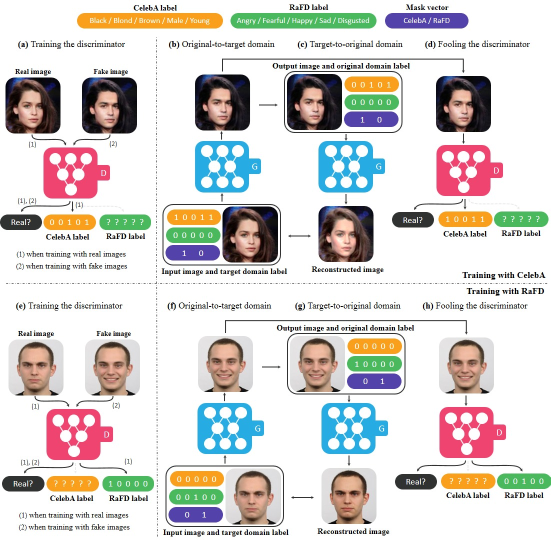
#> input picture stargan-master/jpg/model2.jpg, 1101 x 1079 px, given in place of untitled.png, which was not available (shown at 1/2 size)
$ jupyter execute --allow-errors opencv_eyes_detection.ipynb   (text cells are left out)
#> lines starting #> are read from the running program, lines starting #| are printed output that depends on the picture; pictures that were not available may be replaced by others from this repository, and a replacement may not be noted
[cell 1]
import cv2

#Setup the enviorment by linking to the Haar Cascades Models

face_cascade = cv2.CascadeClassifier('haarcascades/haarcascade_frontalface_default.xml')
eye_cascade = cv2.CascadeClassifier('haarcascades/haarcascade_eye.xml')

[cell 2]
img = cv2.imread(r'C:\Users\YongTaek\Desktop\untitled.png')
#> img is the input picture: shape (1079, 1101, 3); mean B, G, R 209.5, 212.2, 215.9

# Resize the image to save space and be more manageable.
# We do this by calculating the ratio of the new image to the old image
r = 500.0 / img.shape[1]
#> r = 0.454
dim = (500, int(img.shape[0] * r))
#> dim = (500, 490)

#Perform the resizing and store the resized image in variable resized
resized = cv2.resize(img, dim, interpolation = cv2.INTER_AREA)

#Display the image
cv2.imshow('image',resized)
cv2.waitKey(0) #Before moving on, wait for a keyboard click.

[cell 3]
#Process the image - convert to BRG to grey
grey = cv2.cvtColor(resized, cv2.COLOR_BGR2GRAY)
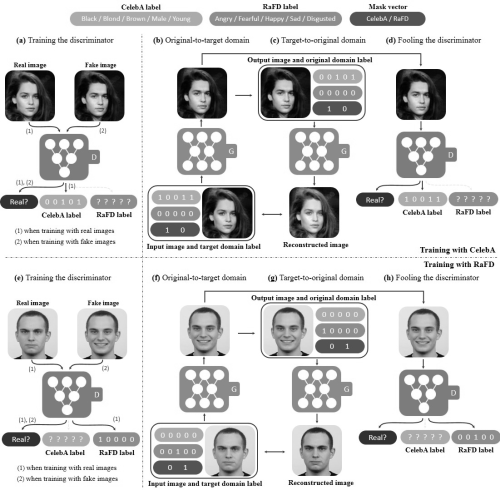
#> grey: shape (490, 500); min 1, max 255, mean 213

cv2.imshow('image',grey)
cv2.waitKey(0) #Before moving on, wait for a keyboard click.#Identify the face and eye using the haar-based classifiers.
faces = face_cascade.detectMultiScale(grey, 1.3, 5)
#> faces = 14 rows, first 6: [188, 82, 31, 31], [272, 83, 29, 29], [16, 86, 28, 28], [85, 85, 29, 29], [407, 85, 29, 29], [301, 202, 29, 29]

[cell 4]
#Identify the face and eye using the haar-based classifiers.
faces = face_cascade.detectMultiScale(grey, 1.3, 5)

for (x,y,w,h) in faces:
    cv2.rectangle(resized,(x,y),(x+w,y+h),(255,0,0),2)
    roi_grey = grey[y:y+h, x:x+w]
    roi_color = resized[y:y+h, x:x+w]
    eyes = eye_cascade.detectMultiScale(roi_grey)
#> this loop made 14 passes
#> (x, y, w, h) on passes 1 to 12: (188, 82, 31, 31), (272, 83, 29, 29), (16, 86, 28, 28), (85, 85, 29, 29), (407, 85, 29, 29), (301, 202, 29, 29), (213, 203, 28, 28), (14, 318, 35, 35), (83, 317, 36, 36), (185, 314, 37, 37), (268, 313, 40, 40), (405, 316, 36, 36)
#> pass 1, `roi_color = resized[y:y+h, x:x+w]`:
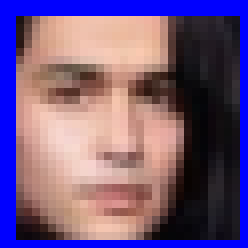
#> roi_color: shape (31, 31, 3) (shown 8 times larger); mean B, G, R 127.5, 87.6, 114.3
#> after the loop:
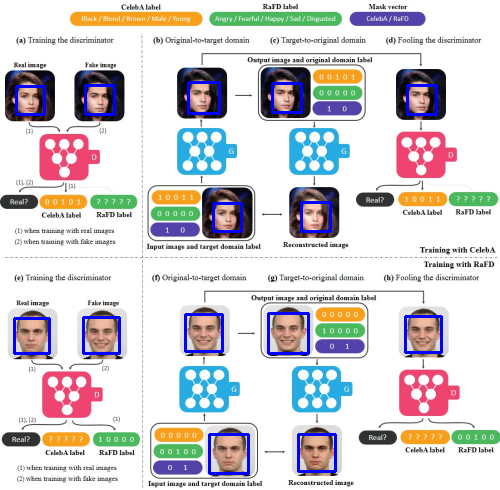
#> resized: shape (490, 500, 3); mean B, G, R 212.5, 209.3, 212.6
#> after the loop:
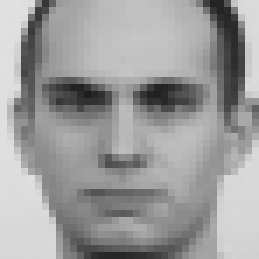
#> roi_grey: shape (37, 37) (shown 7 times larger); min 28, max 225, mean 156.4
for (ex,ey,ew,eh) in eyes:
    cv2.rectangle(roi_color,(ex,ey),(ex+ew,ey+eh),(0,255,0),2)
#> this loop made 0 passes
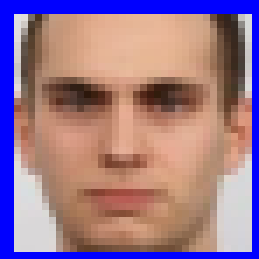
#> roi_color: shape (37, 37, 3) (shown 7 times larger); mean B, G, R 141.1, 119.4, 154.3

#Display the bounding box for the face and eyes
cv2.imshow('img',resized)
cv2.waitKey(0)
#> Out = 27

[cell 5]
import pandas as pd
import numpy as np
#Identify the face and eye using the haar-based classifiers.
faces = face_cascade.detectMultiScale(grey, 1.3, 5)

for (x,y,w,h) in faces:
    cv2.rectangle(resized,(x,y),(x+w,y+h),(255,0,0),2)
    roi_grey = grey[y:y+h, x:x+w]
    roi_color = resized[y:y+h, x:x+w]
    eyes = eye_cascade.detectMultiScale(roi_grey)
p_pan=pd.DataFrame(eyes).iloc[:,1:]
#> p_pan = table of 0 rows and 0 columns
p_pan=pd.DataFrame(eyes).T
p_pan=abs(p_pan.corr(method='pearson'))
filter_pan = p_pan[(p_pan<1) & (p_pan>0.9)]
#> filter_pan = table of 0 rows and 0 columns
cal_pan=filter_pan.sum() > 0.9
cal_pan.index[cal_pan]
#> (the rest of this cell did not finish here and is left out)

[cell 6]
'''
import cv2

#Setup the enviorment by linking to the Haar Cascades Models

face_cascade = cv2.CascadeClassifier('haarcascades/haarcascade_frontalface_default.xml')
eye_cascade = cv2.CascadeClassifier('haarcascades/haarcascade_eye.xml')

#Identify the image of interest to import. Ensure that when you import a file path
#that you do not use / in front otherwise it will return empty.
img = cv2.imread('data/dan3.jpg')

# Resize the image to save space and be more manageable.
# We do this by calculating the ratio of the new image to the old image
r = 500.0 / img.shape[1]
dim = (500, int(img.shape[0] * r))

# Perform the resizing and show
resized = cv2.resize(img, dim, interpolation = cv2.INTER_AREA)

#Display the image
cv2.imshow('image',resized)
cv2.waitKey(0) #Before moving on, wait for a keyboard click.


#Process the image - convert to BRG to grey
grey = cv2.cvtColor(resized, cv2.COLOR_BGR2GRAY)

cv2.imshow('image',grey)
cv2.waitKey(0) #Before moving on, wait for a keyboard click.

#Identify the face and eye using the haar-based classifiers.
faces = face_cascade.detectMultiScale(grey, 1.3, 5)

for (x,y,w,h) in faces:
    cv2.rectangle(resized,(x,y),(x+w,y+h),(255,0,0),2)
    roi_grey = grey[y:y+h, x:x+w]
    roi_color = resized[y:y+h, x:x+w]
    eyes = eye_cascade.detectMultiScale(roi_grey)
for (ex,ey,ew,eh) in eyes:
    cv2.rectangle(roi_color,(ex,ey),(ex+ew,ey+eh),(0,255,0),2)

#Display the bounding box for the face and eyes
cv2.imshow('img',resized)
cv2.waitKey(0)
'''

[cell 7]
import cv2
import pandas as pd
import numpy as np
import matplotlib.pyplot as plt
from PIL import Image

def Opencv(directory):
    #Setup the enviorment by linking to the Haar Cascades Models

    face_cascade = cv2.CascadeClassifier('haarcascades/haarcascade_frontalface_default.xml')
    eye_cascade = cv2.CascadeClassifier('haarcascades/haarcascade_eye.xml')

    img = cv2.imread(directory)
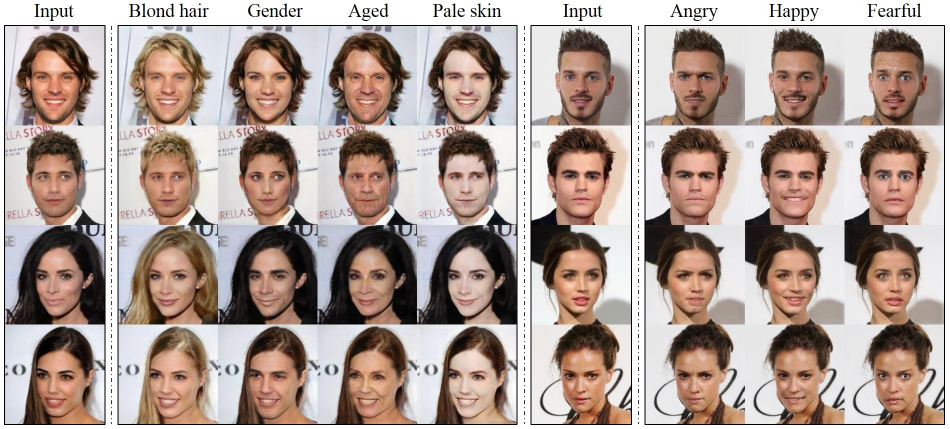
#> input picture stargan-master/jpg/main.jpg, 1899 x 857 px, given in place of 1-04.jpg, which was not available (shown at 1/2 size)
#> img is the input picture: shape (857, 1899, 3); mean B, G, R 150.1, 157.6, 174.8

    # Resize the image to save space and be more manageable.
    # We do this by calculating the ratio of the new image to the old image
    r = 500.0 / img.shape[1]
#> r = 0.263
    dim = (500, int(img.shape[0] * r))
#> dim = (500, 225)
    w_size = 0
    h_size = 0
    #Perform the resizing and store the resized image in variable resized
    resized = cv2.resize(img, dim, interpolation = cv2.INTER_AREA)
#> resized: shape (225, 500, 3)

    grey = cv2.cvtColor(resized, cv2.COLOR_BGR2GRAY)
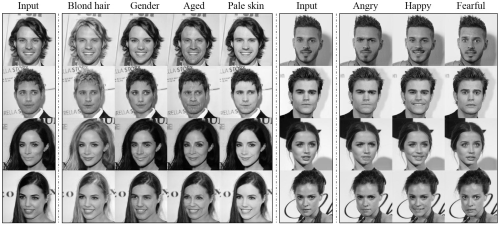
#> grey: shape (225, 500); min 0, max 255, mean 161.9


    #Identify the face and eye using the haar-based classifiers.
    faces = face_cascade.detectMultiScale(grey, 1.3, 5)
#> faces = 33 rows, first 6: [14, 29, 29, 29], [73, 28, 30, 30], [178, 29, 30, 30], [230, 29, 30, 30], [290, 27, 33, 33], [351, 28, 31, 31]

    for (x,y,w,h) in faces:
        cv2.rectangle(resized,(x,y),(x+w,y+h),(255,0,0),2)
        roi_grey = grey[y:y+h, x:x+w]
        roi_color = resized[y:y+h, x:x+w]
        eyes = eye_cascade.detectMultiScale(roi_grey)
#> this loop made 33 passes
#> (x, y, w, h) on passes 1 to 12: (14, 29, 29, 29), (73, 28, 30, 30), (178, 29, 30, 30), (230, 29, 30, 30), (290, 27, 33, 33), (351, 28, 31, 31), (403, 28, 30, 30), (125, 28, 32, 32), (12, 80, 33, 33), (127, 82, 28, 28), (178, 81, 31, 31), (230, 81, 31, 31)
#> pass 1, in Opencv, `roi_color = resized[y:y+h, x:x+w]`:
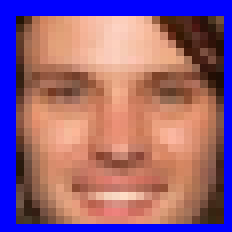
#> roi_color: shape (29, 29, 3) (shown 8 times larger); mean B, G, R 127.6, 97.7, 146.1
#> after the loop:
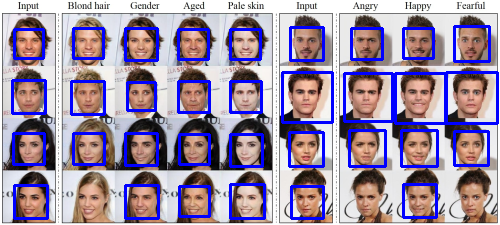
#> resized: shape (225, 500, 3); mean B, G, R 166.2, 142.5, 157.6
#> after the loop:
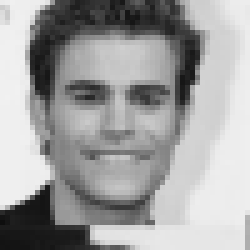
#> roi_grey: shape (50, 50) (shown 5 times larger); min 14, max 241, mean 160.8
    x, y, w, h = faces[0]
#> x = 14; y = 29; w = 29; h = 29

    if eyes.shape[0] <= 1 :
        w_size = 0
        h_size = 0
    else:
        w_size = int(2/5 * w)
        h_size = int(1/50 * h)

        p_pan=pd.DataFrame(eyes).iloc[:,1:]
        p_pan=pd.DataFrame(eyes).T
        p_pan=abs(p_pan.corr(method='pearson'))

        #print(p_pan)
        filter_pan = p_pan[(p_pan<1) & (p_pan>0.6)]
        cal_pan=filter_pan.sum() > 0.6
        cal_pan.index[cal_pan]

        #print(cal_pan)
        eyes=eyes[cal_pan.index[cal_pan],:]

        #y값을 비교해서 boundury 안에 있으면 x값이 가장작은 행선택
        if((eyes[0,1] > eyes[1,1]-5) | (eyes[0,1] < eyes[1,1] +5)):
            eyes = [eyes[np.argmin(eyes[:,0]),:]]

        #아니면 y값이 가장작은 행 선택.
        else:
            eyes=[eyes[np.argmin(eyes[:,1]),:]]


        for (ex,ey,ew,eh) in eyes :
            img=cv2.rectangle(roi_color,(ex-7,ey-7),(ex+ew+w_size,ey+eh+h_size),(0,0,0),0)
    #Display the bounding box for the face and eyes

    #print(eyes[0])
        plt.imshow(img[ey-4 : ey+eh+h_size, ex-5: ex+ew+w_size])
    #cv2.imshow('img',resized)
    #cv2.waitKey(0)
        cv2.imwrite("./dd_01.jpg",img[ey-5 : ey+eh+h_size, ex-5: ex+ew+w_size])

#> (a cell that did not finish here is left out)

[cell 9]
cv2.imwrite("./dd_01.jpg",img)
#> Out = True

[cell 10]
import os

[cell 11]
path_dir = r'C:\Users\YongTaek\Desktop\originalimages_part1'

[cell 12]
file_list = os.listdir(path_dir)

[cell 13]
for i in file_list:
    print(i)
